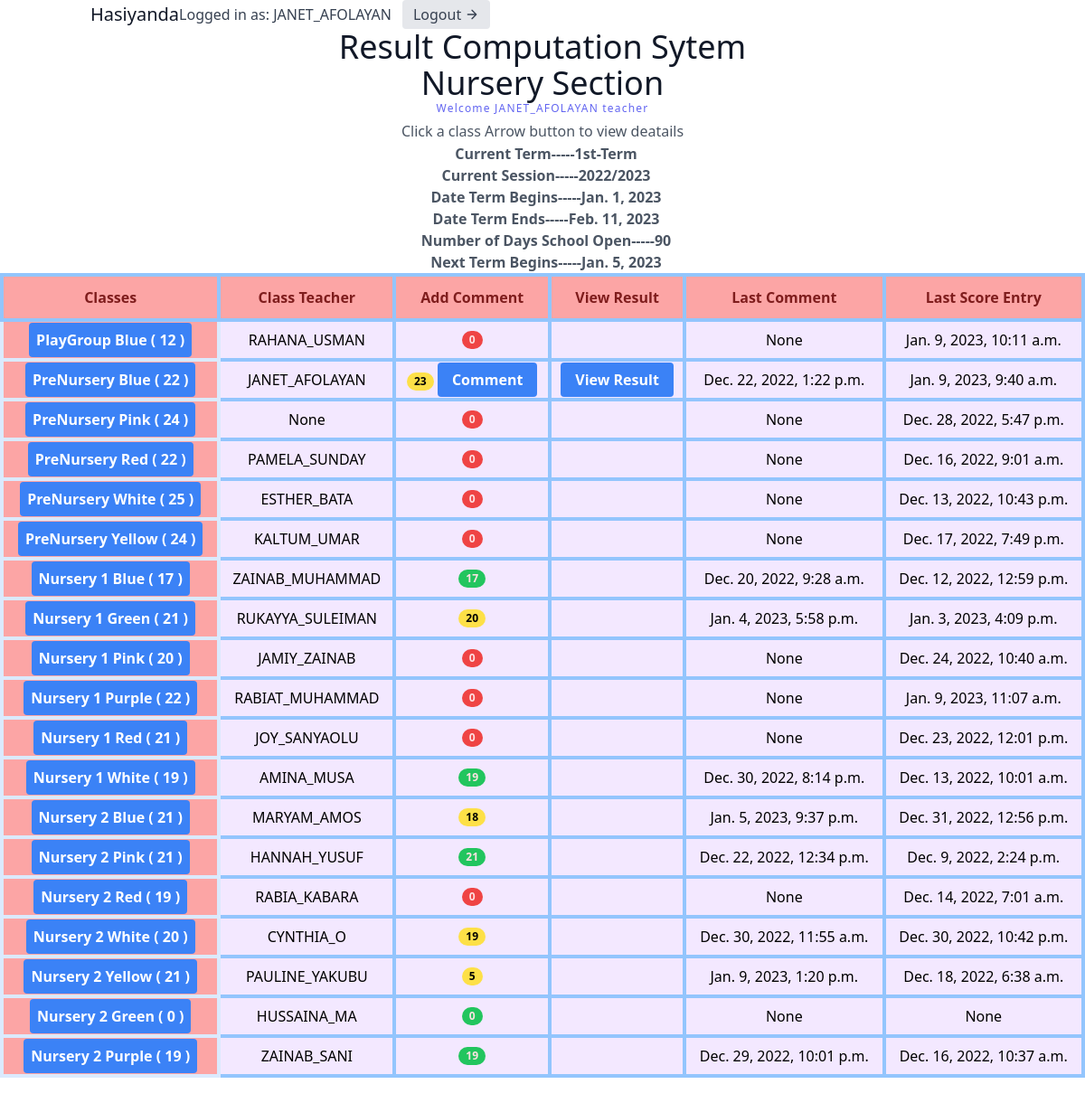
The app's page /classList/ (signed in) with its own data.
### users/models.py (models this page shows, shortened)
class User(AbstractUser):
    class Role(models.TextChoices):
        ADMIN = 'admin'
        TEACHER = 'teacher'
        STUDENT = 'student'
    base_role = Role.TEACHER
    role = models.CharField(max_length=10, choices= Role.choices , null=True, blank=True)
    section = models.ForeignKey('result.section', on_delete=models.SET_NULL, null=True , blank=True)
    class Meta:
        db_table = 'auth_user'
    def __str__(self):
        return self.username

### result/models.py (models this page shows, shortened)
class section(models.Model):
    sectionName = models.CharField(max_length=100 , unique=True)
    def __str__(self):
        return self.sectionName

class setting(models.Model):
    announcement = models.CharField(max_length=100,null=True)
    announcement_date = models.DateField(auto_now_add=False,null=True)
    news = models.CharField(max_length=100,null=True)
    current_Term = models.CharField(max_length=100,choices=term_choices,null=True)
    current_Session = models.CharField(max_length=100,null=True)
    date_Term_Begin = models.DateField(auto_now_add=False,null=True)
    date_Term_End = models.DateField(auto_now_add=False,null=True)
    number_of_days_school_open = models.IntegerField(null=True)
    next_term_begins = models.DateField(auto_now_add=False,null=True)

class classArmTeacher(models.Model):
    className = models.ForeignKey(all_class, on_delete=models.CASCADE, null=True)
    classArm = models.ForeignKey(classArm, related_name='classArm', on_delete=models.CASCADE, null=True)
    classTeacher = models.ForeignKey(User, on_delete=models.SET_NULL, null=True)
    date = models.DateTimeField(auto_now_add=True)
    class Meta:
        ordering = ['className']

class all_class(models.Model):
    className = models.CharField(max_length=100 , unique=True)
    section = models.ForeignKey(section, on_delete=models.CASCADE, null=True)
    complete = models.BooleanField(default=False)
    date = models.DateTimeField(auto_now_add=True)
    def __str__(self):
        return self.className
    class Meta:
        ordering = ['className']

class classArm(models.Model):
    armName = models.CharField(max_length=100 , unique=True)
    def __str__(self):
        return self.armName
    class Meta:
        ordering = ['armName']

### result/views.py (the view, shortened to what this page needs)
# urls.py: path('classList/', classList.as_view(), name='classList'),
class classList(ListView):
    model = classArmTeacher
    template_name = 'result/classList.html'
    def get_context_data(self, **kwargs):
        context = super(classList, self).get_context_data(**kwargs)
        context['user'] = self.request.user
        context['setting'] = setting.objects.all()
        context['settingForm'] = settingForm()
        if self.request.user.is_staff:
            context["btn"] = "Edit Termlly Settings"
            context['all_class'] = classArmTeacher.objects.annotate(
                commentCount = Count('comment__student__id', distinct=True),
                student_in_assessment = Count('assessment__student__id', distinct=True),
                latestCommentdate = Max('comment__date'),
                latestAssessmentdate = Max('assessment__date')
                )
        else:
            context['all_class'] = classArmTeacher.objects.filter(className__section__sectionName = self.request.user.section).annotate(
                commentCount = Count('comment__id', distinct=True),
                student_in_assessment = Count('assessment__student__id', distinct=True),
                latestCommentdate = Max('comment__date'),
                latestAssessmentdate = Max('assessment__date')
            )
        return context

### result/templates/result/classList.html (shortened to what this page needs)
<script src="https://cdn.tailwindcss.com"></script>
<link rel="stylesheet" href="https://cdn.tailgrids.com/tailgrids-fallback.css" />
{% include 'navbar.html' %}
<section class="text-gray-600 body-font">
   <div class="container px-5  mx-auto">
     <div class="flex flex-col text-center w-full">
       <h1 class="sm:text-4xl text-3xl font-medium title-font text-gray-900">Result Computation Sytem</h1>
       <h1 class="sm:text-4xl text-3xl font-medium title-font text-gray-900">{{ user.section }} Section</h1>
       <h2 class="text-xs text-indigo-500 tracking-widest font-medium title-font mb-1">Welcome {{user.username}} {{user.role}}</h2>
       <p class=" mx-auto leading-relaxed text-base">Click a class Arrow button to view deatails</p>
        {% if setting.count > 0 %}
              <h4 class="font-bold pl-2">
                  Current Term-----{{setting.0.current_Term}}<br>
                  Current Session-----{{setting.0.current_Session}}<br>
                  Date Term Begins-----{{setting.0.date_Term_Begin}}<br>
                  Date Term Ends-----{{setting.0.date_Term_End}}<br>
                  Number of Days School Open-----{{setting.0.number_of_days_school_open}}<br>
                  Next Term Begins-----{{setting.0.next_term_begins}}<br>
              </h4>
        {% endif %}
      </div>
   </div>
   <div class="flex flex-col h-screen">
    <div class="flex-grow overflow-auto">
      <table class="relative w-full border">
        <thead>
          <tr>
            <th class="sticky top-0 border-4 border-blue-300  py-3 text-red-900 bg-red-300">Classes</th>
            <th class="sticky top-0 border-4 border-blue-300  py-3 text-red-900 bg-red-300">Class Teacher</th>
            <th class="sticky top-0 border-4 border-blue-300  py-3 text-red-900 bg-red-300">Add Comment</th>
            <th class="sticky top-0 border-4 border-blue-300  py-3 text-red-900 bg-red-300">View Result</th>
            <th class="sticky top-0 border-4 border-blue-300  py-3 text-red-900 bg-red-300">Last Comment</th>
            <th class="sticky top-0 border-4 border-blue-300  py-3 text-red-900 bg-red-300">Last Score Entry</th>
          </tr>
        </thead>
        <tbody class="divide-y bg-purple-100">
          <tr>
            {% for class in all_class %}
            <td class="border-4 border-blue-100  bg-red-300  text-center sticky left-0 ">
              <button class="bg-blue-500 hover:bg-blue-700 text-white font-bold py-2 px-2 rounded">
                <a href="{% url 'result:classDetails' class.id %}">
                  {{ class.className }} {{ class.classArm }} ( {{class.student_in_assessment}} )
                </a>
              </button>
            </td>
            <td class="border-4 border-blue-300    text-center">{{ class.classTeacher }}</td>
            <td class="border-4 border-blue-300    text-center">
              {%if class.commentCount == class.student_in_assessment %}
                <span class="inline-flex items-center justify-center px-2 py-1 text-xs font-bold leading-none text-red-100 bg-green-500 rounded-full">{{class.commentCount}}</span>
               {% elif class.commentCount > 0 %}
               <span class="inline-flex items-center justify-center px-2 py-1 text-xs font-bold leading-none text-black-100 bg-yellow-300 rounded-full">{{class.commentCount}}</span>
                {%else%}
                <span class="inline-flex items-center justify-center px-2 py-1 text-xs font-bold leading-none text-red-100 bg-red-500 rounded-full">{{class.commentCount}}</span>
               {%endif%}
            {% if class.classTeacher == request.user  or request.user.is_staff %}
              <button class="bg-blue-500 hover:bg-blue-700 text-white font-bold py-2 px-4 rounded">
              <a href="{% url 'result:addComment' class.id %}">Comment </a>
              </button>
            {% endif %}
            </td>
            <td class="border-4 border-blue-300    text-center">
            {% if class.classTeacher == request.user or request.user.is_staff %}
             <button class="bg-blue-500 hover:bg-blue-700 text-white font-bold py-2 px-4 rounded">
              <a href="{% url 'result:examResult' class.id %}">View Result</a>
              </button>
            {% endif %}
            </td>
            <td class="border-4 border-blue-300    text-center">
              {{ class.latestCommentdate }}
            </td>
            <td class="border-4 border-blue-300    text-center">
              {{ class.latestAssessmentdate }}
            </td>
          </tr>
          {% endfor %}
        </tbody>
      </table>
    </div>
  </div>
 </section>

### templates/navbar.html (shortened to what this page needs)
<header class="text-gray-700 body-font">
<link rel="stylesheet" href="https://cdnjs.cloudflare.com/ajax/libs/animate.css/3.5.2/animate.min.css">
    <div class="container mx-auto flex flex-wrap flex-col md:flex-row items-center">
      <a href="" class="flex title-font font-medium items-center text-gray-900 mb-4 md:mb-0">
        <span class="ml-3 text-xl">Hasiyanda</span>
      </a>
      {% if request.user.is_authenticated %}
        Logged in as: {{ request.user.username }}
        <a href="{% url 'result:logoutUser'  %}" class="ml-3 inline-flex items-center bg-gray-200 border-0 py-1 px-3 focus:outline-none hover:bg-gray-300 rounded text-base mt-4 md:mt-0">
          Logout
            <svg fill="none" stroke="currentColor" stroke-linecap="round" stroke-linejoin="round" stroke-width="2" class="w-4 h-4 ml-1" viewBox="0 0 24 24">
                <path d="M5 12h14M12 5l7 7-7 7"></path>
            </svg>
        </a>
      {% endif %}
    </div>
</header>

### records on screen
setting: current_Term "1st-Term", current_Session "2022/2023", date_Term_Begin "Jan. 1, 2023", date_Term_End "Feb. 11, 2023", number_of_days_school_open "90", next_term_begins "Jan. 5, 2023"
classArmTeacher: className "PlayGroup", classArm "Blue", student_in_assessment "12", classTeacher "RAHANA_USMAN", commentCount "0", latestCommentdate "None", latestAssessmentdate "Jan. 9, 2023, 10:11 a.m."
classArmTeacher: className "PreNursery", classArm "Blue", student_in_assessment "22", classTeacher "JANET_AFOLAYAN", commentCount "23", shows "Comment", shows "View Result", latestCommentdate "Dec. 22, 2022, 1:22 p.m.", latestAssessmentdate "Jan. 9, 2023, 9:40 a.m."
classArmTeacher: className "PreNursery", classArm "Pink", student_in_assessment "24", classTeacher "None", commentCount "0", latestCommentdate "None", latestAssessmentdate "Dec. 28, 2022, 5:47 p.m."
classArmTeacher: className "PreNursery", classArm "Red", student_in_assessment "22", classTeacher "PAMELA_SUNDAY", commentCount "0", latestCommentdate "None", latestAssessmentdate "Dec. 16, 2022, 9:01 a.m."
classArmTeacher: className "PreNursery", classArm "White", student_in_assessment "25", classTeacher "ESTHER_BATA", commentCount "0", latestCommentdate "None", latestAssessmentdate "Dec. 13, 2022, 10:43 p.m."
classArmTeacher: className "PreNursery", classArm "Yellow", student_in_assessment "24", classTeacher "KALTUM_UMAR", commentCount "0", latestCommentdate "None", latestAssessmentdate "Dec. 17, 2022, 7:49 p.m."
classArmTeacher: className "Nursery 1", classArm "Blue", student_in_assessment "17", classTeacher "ZAINAB_MUHAMMAD", commentCount "17", latestCommentdate "Dec. 20, 2022, 9:28 a.m.", latestAssessmentdate "Dec. 12, 2022, 12:59 p.m."
classArmTeacher: className "Nursery 1", classArm "Green", student_in_assessment "21", classTeacher "RUKAYYA_SULEIMAN", commentCount "20", latestCommentdate "Jan. 4, 2023, 5:58 p.m.", latestAssessmentdate "Jan. 3, 2023, 4:09 p.m."
classArmTeacher: className "Nursery 1", classArm "Pink", student_in_assessment "20", classTeacher "JAMIY_ZAINAB", commentCount "0", latestCommentdate "None", latestAssessmentdate "Dec. 24, 2022, 10:40 a.m."
classArmTeacher: className "Nursery 1", classArm "Purple", student_in_assessment "22", classTeacher "RABIAT_MUHAMMAD", commentCount "0", latestCommentdate "None", latestAssessmentdate "Jan. 9, 2023, 11:07 a.m."
classArmTeacher: className "Nursery 1", classArm "Red", student_in_assessment "21", classTeacher "JOY_SANYAOLU", commentCount "0", latestCommentdate "None", latestAssessmentdate "Dec. 23, 2022, 12:01 p.m."
classArmTeacher: className "Nursery 1", classArm "White", student_in_assessment "19", classTeacher "AMINA_MUSA", commentCount "19", latestCommentdate "Dec. 30, 2022, 8:14 p.m.", latestAssessmentdate "Dec. 13, 2022, 10:01 a.m."
classArmTeacher: className "Nursery 2", classArm "Blue", student_in_assessment "21", classTeacher "MARYAM_AMOS", commentCount "18", latestCommentdate "Jan. 5, 2023, 9:37 p.m.", latestAssessmentdate "Dec. 31, 2022, 12:56 p.m."
classArmTeacher: className "Nursery 2", classArm "Pink", student_in_assessment "21", classTeacher "HANNAH_YUSUF", commentCount "21", latestCommentdate "Dec. 22, 2022, 12:34 p.m.", latestAssessmentdate "Dec. 9, 2022, 2:24 p.m."
classArmTeacher: className "Nursery 2", classArm "Red", student_in_assessment "19", classTeacher "RABIA_KABARA", commentCount "0", latestCommentdate "None", latestAssessmentdate "Dec. 14, 2022, 7:01 a.m."
classArmTeacher: className "Nursery 2", classArm "White", student_in_assessment "20", classTeacher "CYNTHIA_O", commentCount "19", latestCommentdate "Dec. 30, 2022, 11:55 a.m.", latestAssessmentdate "Dec. 30, 2022, 10:42 p.m."
classArmTeacher: className "Nursery 2", classArm "Yellow", student_in_assessment "21", classTeacher "PAULINE_YAKUBU", commentCount "5", latestCommentdate "Jan. 9, 2023, 1:20 p.m.", latestAssessmentdate "Dec. 18, 2022, 6:38 a.m."
classArmTeacher: className "Nursery 2", classArm "Green", student_in_assessment "0", classTeacher "HUSSAINA_MA", commentCount "0", latestCommentdate "None", latestAssessmentdate "None"
classArmTeacher: className "Nursery 2", classArm "Purple", student_in_assessment "19", classTeacher "ZAINAB_SANI", commentCount "19", latestCommentdate "Dec. 29, 2022, 10:01 p.m.", latestAssessmentdate "Dec. 16, 2022, 10:37 a.m."

### other values on screen
{{ request.user.username }} "JANET_AFOLAYAN"
{{ user.section }} "Nursery"
{{ user.username }} "JANET_AFOLAYAN"
{{ user.role }} "teacher"
